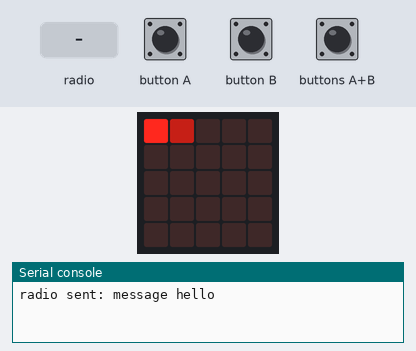
A program run on a simulated BBC micro:bit (MakeCode). Parts: the board's 5×5 LED display, the last lines printed to the serial console. The inputs (shaded band) are chosen by the test bench. Dim RGB values are drawn brighter than linear; no radio messages arrive unless stated (any console line starting 'radio sent:' is added by the test bench).

Above: at 1.2 s.
1.3 s: button B pressed for 0.15 s
At 2.4 s:
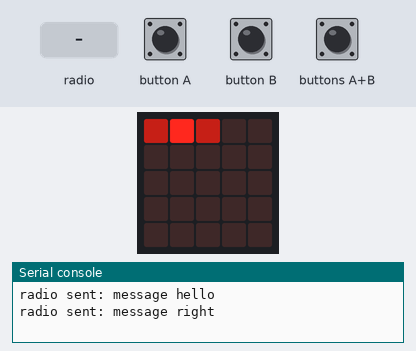
2.9 s: buttons A+B pressed for 0.15 s
At 3.6 s:
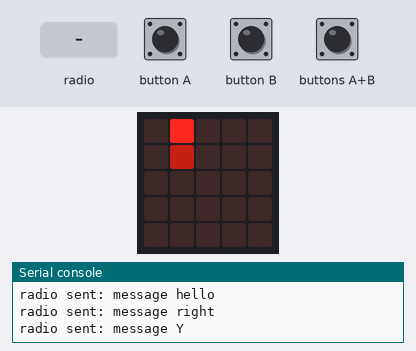
4.5 s: button A pressed for 0.15 s
At 5.8 s:
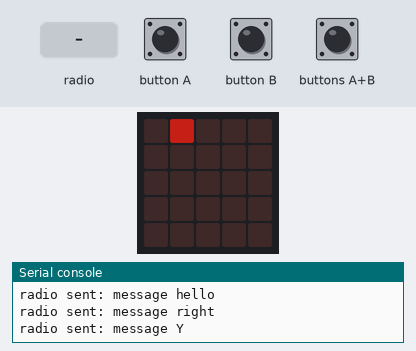
6.1 s: radio message "hello" arrives
At 6.5 s:
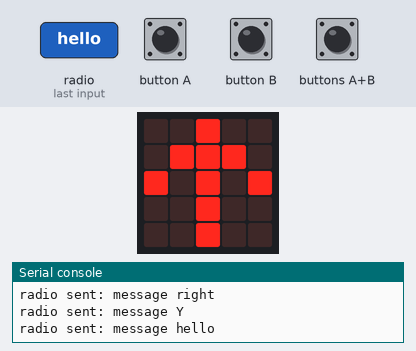
8.5 s: radio message "Y" arrives
At 9.6 s:
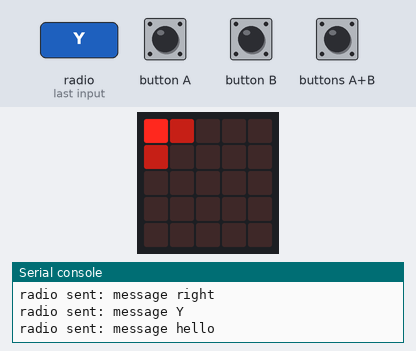
10.0 s: buttons A+B pressed for 1 s
At 11.5 s:
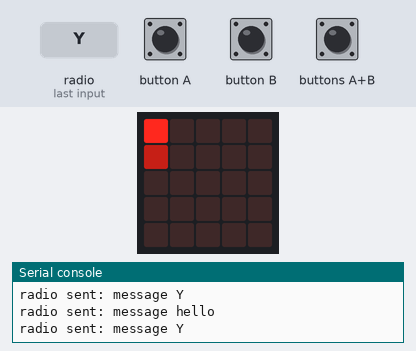
Timing chart, 0 to 13.0 s (numbered marks = the images above; inputs shaded):
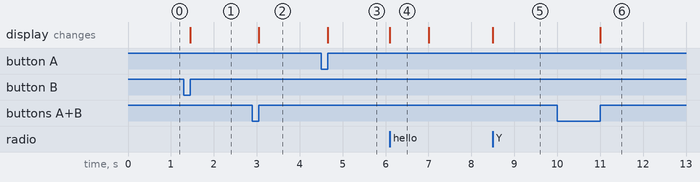

Measured:
- after the input at 1.3 s, the display: changes after 0.15 s (image 1)
- after the input at 2.9 s, the display: changes after 0.15 s (image 2)
- after the input at 4.5 s, the display: changes after 0.15 s (image 3)
- after the input at 6.1 s, the display: changes at once (image 4)
- after the input at 8.5 s, the display: changes at once (image 5)
- after the input at 10.0 s, the display: changes after 1.0 s (image 6)
- what the display in image 4 shows lasts 0.9 s, from 6.1 s to 7.0 s

The program:

main.ts
```typescript
enum RadioMessage {
    message1 = 49434,
    up = 483,
    down = 21844,
    left = 14947,
    right = 32391,
    hello = 49337,
    X = 36564,
    Y = 55950
}
radio.onReceivedMessage(RadioMessage.X, function () {
    other_direction = "X"
    draw()
})
function draw_player (x: number, y: number, direction: string) {
    if (direction == "X") {
        led.plot(x, y)
        led.plotBrightness(x + 1, y, 97)
        led.plotBrightness(x - 1, y, 97)
    }
    if (direction == "Y") {
        led.plot(x, y)
        led.plotBrightness(x, y + 1, 97)
        led.plotBrightness(x, y - 1, 97)
    }
}
function broadcast_poz () {
    if (!(x == x_step)) {
        if (x > x_step) {
            while (!(x == x_step)) {
                x_step += 1
                radio.sendMessage(RadioMessage.right)
            }
        } else {
            while (!(x == x_step)) {
                x_step += -1
                radio.sendMessage(RadioMessage.left)
            }
        }
    }
    if (!(y == y_step)) {
        if (y > y_step) {
            while (!(y == y_step)) {
                y_step += 1
                radio.sendMessage(RadioMessage.down)
            }
        } else {
            while (!(y == y_step)) {
                y_step += -1
                radio.sendMessage(RadioMessage.up)
            }
        }
    }
}
radio.onReceivedMessage(RadioMessage.Y, function () {
    other_direction = "Y"
    draw()
})
input.onButtonPressed(Button.A, function () {
    if (direction == "X") {
        x += -1
    } else {
        y += -1
    }
    draw()
})
radio.onReceivedMessage(RadioMessage.hello, function () {
    if (!(Is_other_online)) {
        radio.sendMessage(RadioMessage.hello)
        Is_other_online = true
        x = 0
        y = 0
        x_step = 0
        y_step = 0
        direction = "X"
        other_direction = "X"
        other_x = 0
        other_y = 0
        hello = true
        basic.showLeds(`
            . . # . .
            . # # # .
            # . # . #
            . . # . .
            . . # . .
            `)
        basic.pause(500)
        hello = false
        draw()
    }
})
function draw () {
    if (!(hello)) {
        basic.clearScreen()
        draw_player(x, y, direction)
        if (Is_other_online) {
            draw_player(other_x, other_y, other_direction)
        }
    }
}
input.onButtonPressed(Button.AB, function () {
    if (direction == "X") {
        direction = "Y"
        radio.sendMessage(RadioMessage.Y)
    } else {
        direction = "X"
        radio.sendMessage(RadioMessage.X)
    }
    draw()
})
radio.onReceivedMessage(RadioMessage.left, function () {
    other_x += -1
    draw()
})
input.onButtonPressed(Button.B, function () {
    if (direction == "X") {
        x += 1
    } else {
        y += 1
    }
    draw()
})
radio.onReceivedMessage(RadioMessage.right, function () {
    other_x += 1
    draw()
})
function check_poz () {
    if (x > 4) {
        x = 4
    }
    if (x < 0) {
        x = 0
    }
    if (y > 4) {
        y = 4
    }
    if (y < 0) {
        y = 0
    }
}
radio.onReceivedMessage(RadioMessage.up, function () {
    other_y += -1
    draw()
})
radio.onReceivedMessage(RadioMessage.down, function () {
    other_y += 1
    draw()
})
let hello = false
let other_y = 0
let other_x = 0
let y_step = 0
let y = 0
let x_step = 0
let x = 0
let other_direction = ""
let direction = ""
let Is_other_online = false
Is_other_online = false
direction = "X"
other_direction = "X"
radio.sendMessage(RadioMessage.hello)
draw()
basic.forever(function () {
    check_poz()
    broadcast_poz()
})
```

test.ts
```typescript
// tests gaan hier; deze zal niet worden gecompileerd wanneer dit pakket wordt gebruikt als extensie.
```
